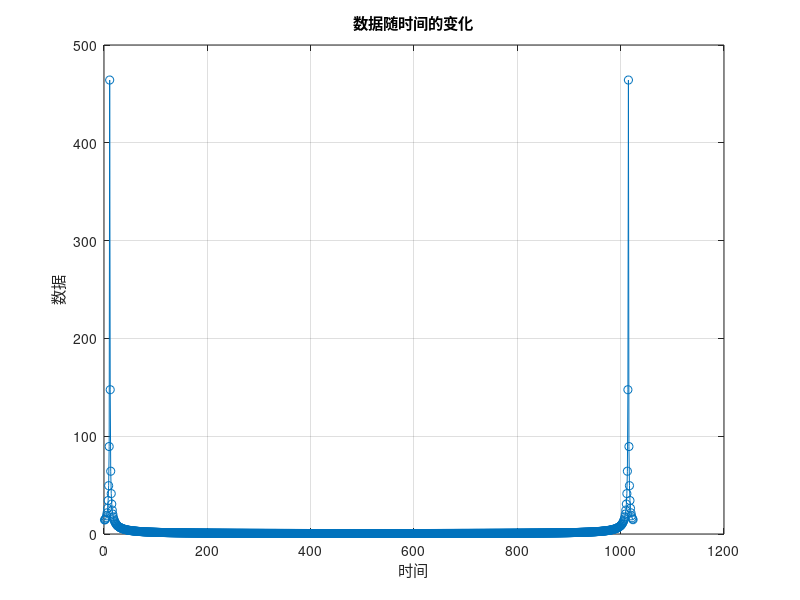

The MATLAB source for this figure:
data = [14.412231
14.639916
15.346788
16.612339
18.600687
21.630566
26.349085
34.230453
49.413094
89.429321
464.190308
147.545624
64.211510
41.300331
30.592588
24.391403
20.346199
17.498064
15.382883
13.748800
12.447409
11.385624
10.502126
9.754889
9.114157
8.558268
8.071082
7.640328
7.256509
6.912160
6.601332
6.319223
6.061918
5.826189
5.609351
5.409152
5.223691
5.051347
4.890735
4.740660
4.600085
4.468110
4.343944
4.226893
4.116346
4.011759
3.912649
3.818584
3.729178
3.644085
3.562991
3.485613
3.411695
3.341004
3.273329
3.208476
3.146267
3.086542
3.029150
2.973955
2.920830
2.869660
2.820335
2.772756
2.726830
2.682471
2.639599
2.598140
2.558022
2.519182
2.481558
2.445094
2.409735
2.375432
2.342138
2.309808
2.278400
2.247876
2.218198
2.189330
2.161241
2.133899
2.107274
2.081338
2.056064
2.031428
2.007406
1.983974
1.961111
1.938797
1.917012
1.895737
1.874955
1.854649
1.834802
1.815399
1.796426
1.777869
1.759713
1.741946
1.724555
1.707530
1.690858
1.674529
1.658533
1.642858
1.627497
1.612439
1.597676
1.583199
1.569000
1.555071
1.541405
1.527994
1.514831
1.501911
1.489225
1.476768
1.464534
1.452517
1.440711
1.429111
1.417712
1.406508
1.395495
1.384668
1.374022
1.363553
1.353256
1.343128
1.333165
1.323362
1.313716
1.304223
1.294880
1.285683
1.276629
1.267714
1.258936
1.250292
1.241778
1.233392
1.225131
1.216992
1.208973
1.201071
1.193284
1.185609
1.178044
1.170586
1.163235
1.155986
1.148839
1.141791
1.134840
1.127984
1.121222
1.114552
1.107972
1.101479
1.095073
1.088752
1.082515
1.076358
1.070282
1.064285
1.058365
1.052521
1.046751
1.041054
1.035430
1.029875
1.024390
1.018973
1.013623
1.008339
1.003119
0.997962
0.992868
0.987836
0.982864
0.977951
0.973096
0.968298
0.963557
0.958872
0.954241
0.949664
0.945140
0.940667
0.936246
0.931875
0.927554
0.923281
0.919057
0.914880
0.910749
0.906664
0.902625
0.898629
0.894678
0.890770
0.886904
0.883080
0.879298
0.875556
0.871854
0.868192
0.864569
0.860984
0.857436
0.853927
0.850453
0.847016
0.843615
0.840249
0.836918
0.833621
0.830358
0.827128
0.823931
0.820767
0.817635
0.814534
0.811464
0.808425
0.805417
0.802438
0.799489
0.796569
0.793678
0.790816
0.787981
0.785174
0.782395
0.779643
0.776917
0.774218
0.771544
0.768897
0.766275
0.763677
0.761105
0.758557
0.756034
0.753534
0.751058
0.748605
0.746175
0.743768
0.741384
0.739021
0.736681
0.734363
0.732066
0.729790
0.727535
0.725301
0.723088
0.720895
0.718722
0.716568
0.714435
0.712321
0.710226
0.708150
0.706093
0.704054
0.702034
0.700032
0.698048
0.696082
0.694134
0.692203
0.690289
0.688392
0.686512
0.684649
0.682802
0.680972
0.679158
0.677360
0.675578
0.673812
0.672061
0.670326
0.668606
0.666901
0.665211
0.663535
0.661875
0.660229
0.658597
0.656980
0.655377
0.653788
0.652212
0.650651
0.649103
0.647568
0.646047
0.644539
0.643044
0.641562
0.640093
0.638637
0.637193
0.635762
0.634343
0.632937
0.631543
0.630161
0.628790
0.627432
0.626086
0.624751
0.623428
0.622116
0.620815
0.619526
0.618248
0.616981
0.615725
0.614480
0.613246
0.612023
0.610810
0.609608
0.608416
0.607235
0.606064
0.604903
0.603752
0.602611
0.601481
0.600360
0.599249
0.598148
0.597056
0.595974
0.594902
0.593839
0.592786
0.591741
0.590706
0.589681
0.588664
0.587656
0.586658
0.585668
0.584687
0.583715
0.582752
0.581797
0.580851
0.579913
0.578984
0.578064
0.577152
0.576248
0.575352
0.574465
0.573585
0.572714
0.571851
0.570996
0.570148
0.569309
0.568477
0.567654
0.566838
0.566029
0.565229
0.564435
0.563650
0.562872
0.562101
0.561338
0.560582
0.559833
0.559092
0.558358
0.557631
0.556912
0.556199
0.555493
0.554795
0.554103
0.553419
0.552741
0.552070
0.551406
0.550749
0.550098
0.549455
0.548818
0.548187
0.547563
0.546946
0.546335
0.545731
0.545134
0.544542
0.543958
0.543379
0.542807
0.542241
0.541682
0.541129
0.540582
0.540041
0.539506
0.538978
0.538455
0.537939
0.537429
0.536924
0.536426
0.535934
0.535448
0.534967
0.534493
0.534025
0.533562
0.533105
0.532654
0.532209
0.531769
0.531335
0.530907
0.530485
0.530068
0.529657
0.529252
0.528852
0.528458
0.528069
0.527686
0.527309
0.526936
0.526570
0.526209
0.525853
0.525503
0.525158
0.524819
0.524485
0.524156
0.523833
0.523515
0.523203
0.522895
0.522593
0.522297
0.522005
0.521719
0.521438
0.521162
0.520892
0.520626
0.520366
0.520111
0.519861
0.519616
0.519377
0.519142
0.518913
0.518689
0.518470
0.518255
0.518046
0.517842
0.517644
0.517450
0.517261
0.517077
0.516898
0.516724
0.516555
0.516391
0.516232
0.516079
0.515930
0.515786
0.515646
0.515512
0.515383
0.515259
0.515139
0.515025
0.514916
0.514811
0.514711
0.514616
0.514526
0.514441
0.514361
0.514286
0.514215
0.514150
0.514089
0.514033
0.513982
0.513936
0.513895
0.513859
0.513827
0.513801
0.513779
0.513762
0.513750
0.513742
0.513740
0.513742
0.513750
0.513762
0.513779
0.513801
0.513827
0.513859
0.513895
0.513936
0.513982
0.514033
0.514089
0.514150
0.514215
0.514286
0.514361
0.514441
0.514526
0.514616
0.514711
0.514811
0.514916
0.515025
0.515139
0.515259
0.515383
0.515512
0.515646
0.515786
0.515930
0.516079
0.516232
0.516391
0.516555
0.516724
0.516898
0.517077
0.517261
0.517450
0.517644
0.517842
0.518046
0.518255
0.518470
0.518689
0.518913
0.519142
0.519377
0.519616
0.519861
0.520111
0.520366
0.520626
0.520892
0.521162
0.521438
0.521719
0.522005
0.522297
0.522593
0.522895
0.523203
0.523515
0.523833
0.524156
0.524485
0.524819
0.525158
0.525503
0.525853
0.526209
0.526570
0.526936
0.527309
0.527686
0.528069
0.528458
0.528852
0.529252
0.529657
0.530068
0.530485
0.530907
0.531335
0.531769
0.532209
0.532654
0.533105
0.533562
0.534025
0.534493
0.534967
0.535448
0.535934
0.536426
0.536924
0.537429
0.537939
0.538455
0.538978
0.539506
0.540041
0.540582
0.541129
0.541682
0.542241
0.542807
0.543379
0.543958
0.544542
0.545134
0.545731
0.546335
0.546946
0.547563
0.548187
0.548818
0.549455
0.550098
0.550749
0.551406
0.552070
0.552741
0.553419
0.554103
0.554795
0.555493
0.556199
0.556912
0.557631
0.558358
0.559092
0.559833
0.560582
0.561338
0.562101
0.562872
0.563650
0.564435
0.565229
0.566029
0.566838
0.567654
0.568477
0.569309
0.570148
0.570996
0.571851
0.572714
0.573585
0.574465
0.575352
0.576248
0.577152
0.578064
0.578984
0.579913
0.580851
0.581797
0.582752
0.583715
0.584687
0.585668
0.586658
0.587656
0.588664
0.589681
0.590706
0.591741
0.592786
0.593839
0.594902
0.595974
0.597056
0.598148
0.599249
0.600360
0.601481
0.602611
0.603752
0.604903
0.606064
0.607235
0.608416
0.609608
0.610810
0.612023
0.613246
0.614480
0.615725
0.616981
0.618248
0.619526
0.620815
0.622116
0.623428
0.624751
0.626086
0.627432
0.628790
0.630161
0.631543
0.632937
0.634343
0.635762
0.637193
0.638637
0.640093
0.641562
0.643044
0.644539
0.646047
0.647568
0.649103
0.650651
0.652212
0.653788
0.655377
0.656980
0.658597
0.660229
0.661875
0.663535
0.665211
0.666901
0.668606
0.670326
0.672061
0.673812
0.675578
0.677360
0.679158
0.680972
0.682802
0.684649
0.686512
0.688392
0.690289
0.692203
0.694134
0.696082
0.698048
0.700032
0.702034
0.704054
0.706093
0.708150
0.710226
0.712321
0.714435
0.716568
0.718722
0.720895
0.723088
0.725301
0.727535
0.729790
0.732066
0.734363
0.736681
0.739021
0.741384
0.743768
0.746175
0.748605
0.751058
0.753534
0.756034
0.758557
0.761105
0.763677
0.766275
0.768897
0.771544
0.774218
0.776917
0.779643
0.782395
0.785174
0.787981
0.790816
0.793678
0.796569
0.799489
0.802438
0.805417
0.808425
0.811464
0.814534
0.817635
0.820767
0.823931
0.827128
0.830358
0.833621
0.836918
0.840249
0.843615
0.847016
0.850453
0.853927
0.857436
0.860984
0.864569
0.868192
0.871854
0.875556
0.879298
0.883080
0.886904
0.890770
0.894678
0.898629
0.902625
0.906664
0.910749
0.914880
0.919057
0.923281
0.927554
0.931875
0.936246
0.940667
0.945140
0.949664
0.954241
0.958872
0.963557
0.968298
0.973096
0.977951
0.982864
0.987836
0.992868
0.997962
1.003119
1.008339
1.013623
1.018973
1.024390
1.029875
1.035430
1.041054
1.046751
1.052521
1.058365
1.064285
1.070282
1.076358
1.082515
1.088752
1.095073
1.101479
1.107972
1.114552
1.121222
1.127984
1.134840
1.141791
1.148839
1.155986
1.163235
1.170586
1.178044
1.185609
1.193284
1.201071
1.208973
1.216992
1.225131
1.233392
1.241778
1.250292
1.258936
1.267714
1.276629
1.285683
1.294880
1.304223
1.313716
1.323362
1.333165
1.343128
1.353256
1.363553
1.374022
1.384668
1.395495
1.406508
1.417712
1.429111
1.440711
1.452517
1.464534
1.476768
1.489225
1.501911
1.514831
1.527994
1.541405
1.555071
1.569000
1.583199
1.597676
1.612439
1.627497
1.642858
1.658533
1.674529
1.690858
1.707530
1.724555
1.741946
1.759713
1.777869
1.796426
1.815399
1.834802
1.854649
1.874955
1.895737
1.917012
1.938797
1.961111
1.983974
2.007406
2.031428
2.056064
2.081338
2.107274
2.133899
2.161241
2.189330
2.218198
2.247876
2.278400
2.309808
2.342138
2.375432
2.409735
2.445094
2.481558
2.519182
2.558022
2.598140
2.639599
2.682471
2.726830
2.772756
2.820335
2.869660
2.920830
2.973955
3.029150
3.086542
3.146267
3.208476
3.273329
3.341004
3.411695
3.485613
3.562991
3.644085
3.729178
3.818584
3.912649
4.011759
4.116346
4.226893
4.343944
4.468110
4.600085
4.740660
4.890735
5.051347
5.223691
5.409152
5.609351
5.826189
6.061918
6.319223
6.601332
6.912160
7.256509
7.640328
8.071082
8.558268
9.114157
9.754889
10.502126
11.385624
12.447409
13.748800
15.382883
17.498064
20.346199
24.391403
30.592588
41.300331
64.211510
147.545624
464.190308
89.429321
49.413094
34.230453
26.349085
21.630566
18.600687
16.612339
15.346788
14.639916];
time = 1:length(data);

% 绘制曲线图
plot(time, data, '-o');
xlabel('时间');
ylabel('数据');
title('数据随时间的变化');
grid on;
